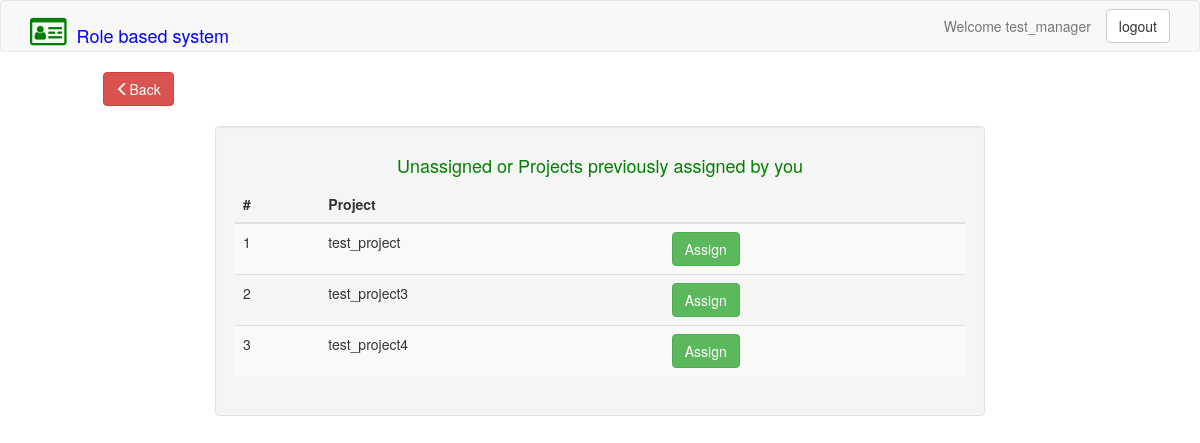
Page /assign_project.php (signed in) on the committed database.
### tables this page shows
CREATE TABLE `project` (
  `id` int(11) NOT NULL,
  `project_id` varchar(40) NOT NULL,
  `assigned` int(1) NOT NULL,
  `manager` varchar(40) NOT NULL
);

### assign_project.php (the view, shortened to what this page needs)
<?php
	require('config.php');
	  if(isset($_SESSION['user_id'])) {
	  $userLoggedIn = $_SESSION['user_id'];
	 }
	 else {
	    header("Location: login.php");
	 }
	  $check_unassigned_projects = mysqli_query($con,"SELECT * FROM project WHERE assigned = 0 OR manager = '$userLoggedIn'");
?>
<!DOCTYPE html>
<html>
<head>
		<link rel="stylesheet" href="https://maxcdn.bootstrapcdn.com/bootstrap/3.3.7/css/bootstrap.min.css">
  		<link rel="stylesheet" type="text/css" href="https://maxcdn.bootstrapcdn.com/font-awesome/4.7.0/css/font-awesome.min.css">
</head>
<body>
		<nav class="navbar navbar-default">
			<div class = "container">
			  <div class = "navbar-header ">
			    <a href = "#" class = "navbar-brand" style="color: blue;"> <i class=" fa fa-id-card-o " style="font-size:32px; color: green;" aria-hidden="true"></i>&nbsp; Role based system </a>
			  </div>
		<div class = "collapse navbar-collapse">
				  <div class = "nav navbar-nav navbar-right">
				    <li><a ><?php echo "Welcome " . $userLoggedIn; ?></a></li>
					   <li>
					    <form method="POST">
					      <input type="submit" class="btn btn-default navbar-btn btn-right mod1" value="logout" name="logout">
					    </form>
					  </li>
				  </div>
  		</div>
			</div>
		</nav>
		<div class="row">
			<div class="col-md-2 col-md-offset-1">
				<a href="welcome_manager.php"><button type="button" class="btn btn-danger" > <span class="glyphicon glyphicon-menu-left" aria-hidden="true"></span>Back</button></a>
			</div>
		</div>
		<br>
		<div class="col-md-8 col-md-offset-2">
    <div class="well">
        <center><h4 style="color:green;">Unassigned or Projects previously assigned by you</h4></center>
            <table class="table table-striped">
                <thead>
                  <tr>
                    <th>#</th>
                    <th>Project</th>
                    <th></th>
                  </tr>
                </thead>
                <tbody>
            <?php
            $count = 1;
            while($results = mysqli_fetch_array($check_unassigned_projects)){
                          echo "<tr>
                <td> ".$count++."</td>
                <td>".$results['project_id']."</td>
                 <td><button class = 'btn btn-success' name = 'assign_now' data-toggle='modal' data-target='#assign_projects'>Assign</button></td>
                </tr>";
            }
            ?>
            </tbody>
            </table>
        </div>
    </div>
	</body>
	</html>

### rows in the picture
project: project "test_project"
project: project "test_project3"
project: project "test_project4"

### other values in the picture
$userLoggedIn "test_manager"
